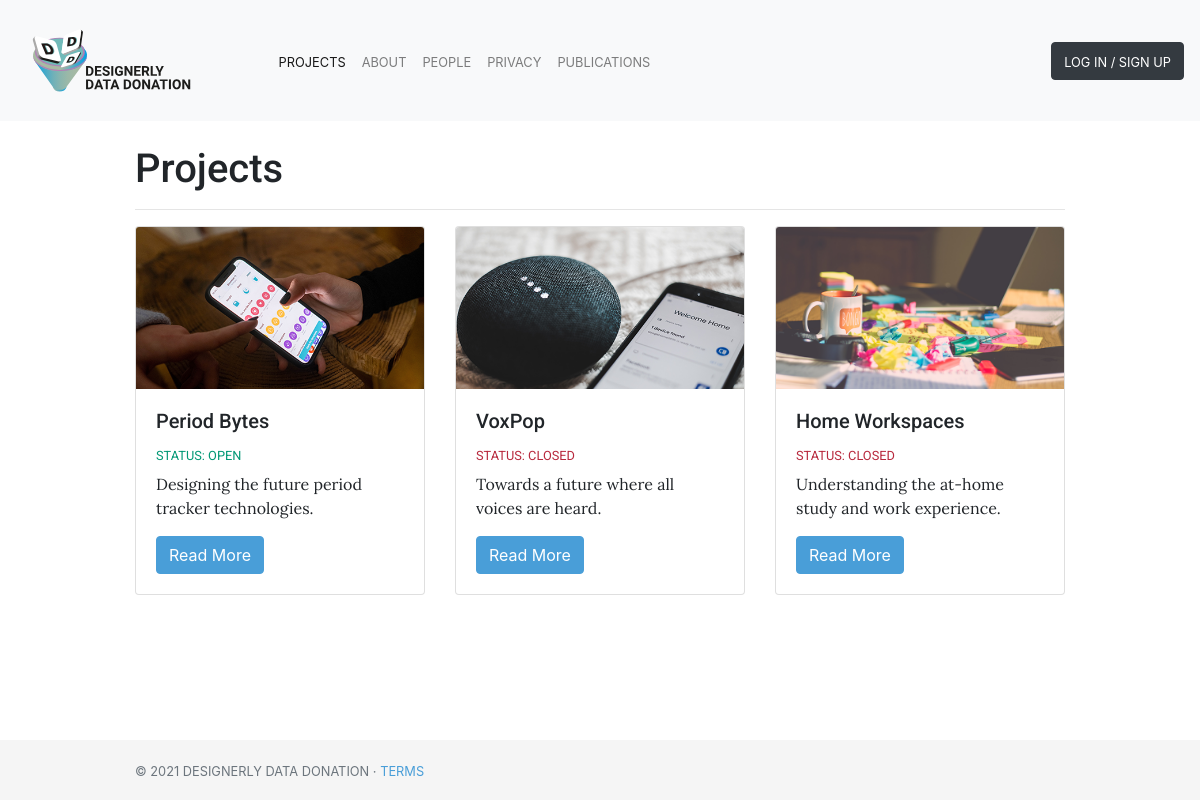
The app's page /project/ with its own data.
### bucket_view/models.py (models this page shows)
class Project(models.Model):
    id                      = models.CharField(max_length=100, blank=False, unique=True, primary_key=True)
    user                    = models.ForeignKey(settings.AUTH_USER_MODEL, on_delete=models.CASCADE)
    researcher_name         = models.CharField(max_length=200, unique=False, default=None, null=True)
    researcher_affiliation  = models.CharField(max_length=200, unique=False, default=None, null=True)
    title                   = models.CharField(max_length=100, blank=False) # Short string field to hold project name
    description_tweet       = models.CharField(max_length=280, blank=False)  # Tweet-Like description of project
    description             = models.TextField(blank=False)  # Large string frield to hold a piece of text
    hrec                    = models.BooleanField(default=False)
    data                    = models.JSONField(blank=False, null=True)
    image                   = models.ImageField(upload_to="images", blank=True, null=True)
    start                   = models.DateField(blank=False)  # Start of project
    end                     = models.DateField(blank=False)  # End of project
    data_info               = models.TextField(blank=False, null=True)
    instructions            = models.TextField(unique=False, default=None, null=True)
    groupId                 = models.CharField(max_length=200, unique=True, default=None)
    def active(self):
        now = datetime.date.today()
        if self.start <= now and now <= self.end:
            return True
        return False

### bucket_view/views.py (the view)
# urls.py: path("project/", views.project_list, name="project_list"),
def project_list(request):
    project = Project.objects.all().order_by('-start')
    context = {
        'project': project
    }
    return render(request, "project_list.html", context)

### bucket_view/templates/project_list.html
{% extends "base.html" %}
{% load static %}
{% block page_content %}
<section style="padding-top: 50px; padding-bottom: 50px">
    <div class="container">
        <h1>Projects</h1>
      <hr>
        <div class="row">
        {% for p in project %}
                {% if p.id != 'ddd_demo' %}
                    <div class="col-md-4">
                        <div class="card mb-2">
                            <img class="card-img-top" src="{{ p.image.url }}">
                            <div class="card-body">
                                <h5 class="card-title">{{ p.title }}</h5>
                                {% if p.active %}
                                    <h6><span class="small text-uppercase" style="color:#019875">STATUS: Open</span></h6>
                                {% else %}
                                <h6><span class="small text-uppercase" style="color:#B8293D">STATUS: Closed</span></h6>
                            {% endif %}
                                <p class="card-text">{{ p.description_tweet }}</p>
                                <a href="{% url 'project_view' pk=p.pk %}"
                                   class="btn btn-primary">
                                    Read More
                                </a>
                            </div>
                        </div>
                    </div>
                {% endif %}
            {% endfor %}
        </div>
    </div>
</section>
{% endblock %}

### static/css/base.css (style rules this page uses)
p { font-family: 'Lora', Sans-Serif; }
h1, h2, h3, h4, h5, h6 { font-family: 'Roboto', Serif; }
body { margin-bottom: 60px; margin-top: 95px; }
.btn-primary { color: #ffffff; background-color: #499ed8; border-color: #499ed8; }
a { color: #499ed8; }
.container { max-width: 960px; }

### records on screen
Project: image (picture), title "Period Bytes", start "STATUS: OPEN", description_tweet "Designing the future period tracker technologies."
Project: image (picture), title "VoxPop", start "STATUS: CLOSED", description_tweet "Towards a future where all voices are heard."
Project: image (picture), title "Home Workspaces", start "STATUS: CLOSED", description_tweet "Understanding the at-home study and work experience."
